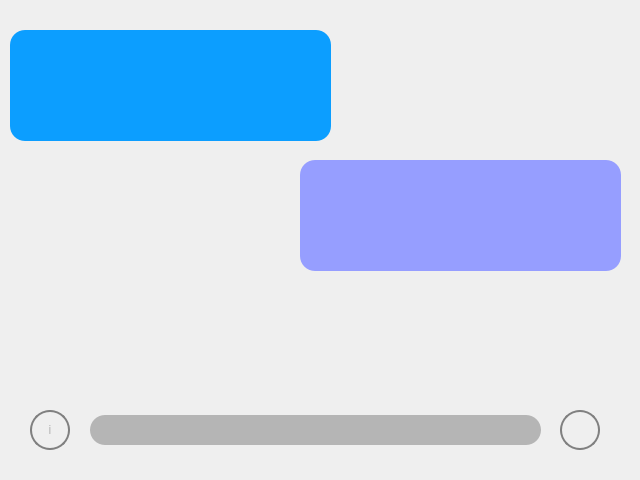
<?xml version="1.0" encoding="UTF-8"?>
<ui version="4.0">
 <class>Janela_Principal</class>
 <widget class="QMainWindow" name="Janela_Principal">
  <property name="geometry">
   <rect>
    <x>0</x>
    <y>0</y>
    <width>640</width>
    <height>480</height>
   </rect>
  </property>
  <property name="minimumSize">
   <size>
    <width>640</width>
    <height>480</height>
   </size>
  </property>
  <property name="maximumSize">
   <size>
    <width>640</width>
    <height>480</height>
   </size>
  </property>
  <property name="font">
   <font>
    <weight>50</weight>
    <bold>false</bold>
   </font>
  </property>
  <property name="windowTitle">
   <string>DiagBot</string>
  </property>
  <property name="layoutDirection">
   <enum>Qt::LeftToRight</enum>
  </property>
  <property name="styleSheet">
   <string notr="true"/>
  </property>
  <widget class="QWidget" name="centralwidget">
   <widget class="QLabel" name="resposta_robo">
    <property name="geometry">
     <rect>
      <x>10</x>
      <y>30</y>
      <width>321</width>
      <height>111</height>
     </rect>
    </property>
    <property name="styleSheet">
     <string notr="true">background-color:rgb(12, 158, 255);
border-radius : 15px;
font: 16pt &quot;Lucida Console&quot;;</string>
    </property>
    <property name="text">
     <string/>
    </property>
   </widget>
   <widget class="QLabel" name="pergunta_usuario">
    <property name="geometry">
     <rect>
      <x>300</x>
      <y>160</y>
      <width>321</width>
      <height>111</height>
     </rect>
    </property>
    <property name="styleSheet">
     <string notr="true">background-color:rgb(150, 158, 255);
border-radius : 15px;
font: 16pt &quot;Lucida Console&quot;;</string>
    </property>
    <property name="text">
     <string/>
    </property>
   </widget>
   <widget class="QPushButton" name="botton_info">
    <property name="geometry">
     <rect>
      <x>30</x>
      <y>410</y>
      <width>40</width>
      <height>40</height>
     </rect>
    </property>
    <property name="styleSheet">
     <string notr="true">color:rgb(181, 181, 181);
border-radius : 20px; 
border : 2px solid grey;
font: 20pt &quot;Arial Black&quot;;</string>
    </property>
    <property name="text">
     <string>i</string>
    </property>
   </widget>
   <widget class="QLabel" name="label_2">
    <property name="geometry">
     <rect>
      <x>170</x>
      <y>110</y>
      <width>320</width>
      <height>260</height>
     </rect>
    </property>
    <property name="text">
     <string/>
    </property>
    <property name="pixmap">
     <pixmap>:/Background/Logo.png</pixmap>
    </property>
    <property name="scaledContents">
     <bool>true</bool>
    </property>
   </widget>
   <widget class="QLineEdit" name="entrada_usuario">
    <property name="geometry">
     <rect>
      <x>90</x>
      <y>415</y>
      <width>451</width>
      <height>30</height>
     </rect>
    </property>
    <property name="styleSheet">
     <string notr="true">background-color:rgb(181, 181, 181);
border-radius : 15px;
font: 16pt &quot;Lucida Console&quot;;</string>
    </property>
   </widget>
   <widget class="QLabel" name="label">
    <property name="geometry">
     <rect>
      <x>560</x>
      <y>410</y>
      <width>40</width>
      <height>40</height>
     </rect>
    </property>
    <property name="styleSheet">
     <string notr="true"/>
    </property>
    <property name="text">
     <string/>
    </property>
    <property name="pixmap">
     <pixmap>:/Logos/logo_mensagem.png</pixmap>
    </property>
    <property name="scaledContents">
     <bool>true</bool>
    </property>
   </widget>
   <widget class="QPushButton" name="botton_info_2">
    <property name="geometry">
     <rect>
      <x>560</x>
      <y>410</y>
      <width>40</width>
      <height>40</height>
     </rect>
    </property>
    <property name="styleSheet">
     <string notr="true">color:rgb(181, 181, 181);
border-radius : 20px;
border : 2px solid grey;
</string>
    </property>
    <property name="text">
     <string/>
    </property>
    <property name="icon">
     <iconset>
      <normaloff>logo_mensagem.png</normaloff>logo_mensagem.png</iconset>
    </property>
    <property name="iconSize">
     <size>
      <width>36</width>
      <height>36</height>
     </size>
    </property>
   </widget>
   <zorder>label_2</zorder>
   <zorder>resposta_robo</zorder>
   <zorder>pergunta_usuario</zorder>
   <zorder>botton_info</zorder>
   <zorder>entrada_usuario</zorder>
   <zorder>label</zorder>
   <zorder>botton_info_2</zorder>
  </widget>
 </widget>
 <resources>
  <include location="../../Desktop/Daniel/Fundo.qrc"/>
  <include location="icones.qrc"/>
 </resources>
 <connections/>
</ui>
